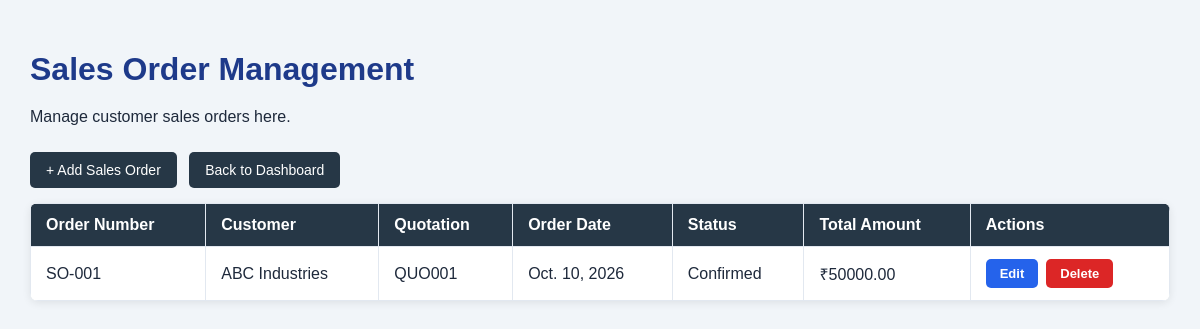
The app's page /api/sales-orders/ (signed in) with its own data.
### manufacturing/models.py (models this page shows, shortened)
class SalesOrder(models.Model):
    order_number = models.CharField(max_length=20, unique=True)
    customer = models.ForeignKey(
        Customer,
        on_delete=models.CASCADE
    )
    quotation = models.ForeignKey(
        Quotation,
        on_delete=models.SET_NULL,
        null=True,
        blank=True
    )
    order_date = models.DateField(auto_now_add=True)
    status = models.CharField(
        max_length=20,
        default='Pending'
    )
    total_amount = models.DecimalField(
        max_digits=10,
        decimal_places=2,
        default=0
    )

class Customer(models.Model):
    name = models.CharField(max_length=100)
    email = models.EmailField(blank=True)
    phone = models.CharField(max_length=20)
    address = models.TextField(blank=True)
    def __str__(self):
        return self.name

class Quotation(models.Model):
    enquiry = models.ForeignKey(
        Enquiry,
        on_delete=models.CASCADE
    )
    quotation_number = models.CharField(
        max_length=50,
        unique=True
    )
    quantity = models.IntegerField(default=1)
    price = models.DecimalField(
        max_digits=10,
        decimal_places=2
    )
    lead_time = models.CharField(max_length=100)
    version = models.IntegerField(default=1)
    status = models.CharField(
        max_length=50,
        default='Draft'
    )
    created_at = models.DateTimeField(auto_now_add=True)
    def __str__(self):
        return self.quotation_number

### manufacturing/views.py (the view)
# urls.py: path('sales-orders/', views.sales_order_page, name='sales_order_page'),
@login_required
def sales_order_page(request):
    sales_orders = SalesOrder.objects.all()
    return render(request, 'sales_order_page.html', {
        'sales_orders': sales_orders
    })

### manufacturing/templates/sales_order_page.html (shortened to what this page needs)
<!DOCTYPE html>
<html>
<head>
</head>
<body>
    <h1>Sales Order Management</h1>
    <p>Manage customer sales orders here.</p>
    <a href="{% url 'add_sales_order' %}" class="button">
        + Add Sales Order
    </a>
    <a href="{% url 'dashboard' %}" class="button">
        Back to Dashboard
    </a>
    <table>
        <thead>
            <tr>
                <th>Order Number</th>
                <th>Customer</th>
                <th>Quotation</th>
                <th>Order Date</th>
                <th>Status</th>
                <th>Total Amount</th>
                <th>Actions</th>
            </tr>
        </thead>
        <tbody>
            {% for order in sales_orders %}
            <tr>
                <td>{{ order.order_number }}</td>
                <td>{{ order.customer }}</td>
                <td>{{ order.quotation|default:"-" }}</td>
                <td>{{ order.order_date }}</td>
                <td>{{ order.status }}</td>
                <td>₹{{ order.total_amount }}</td>
                <td>
                    <div class="action-buttons">
                        <a href="{% url 'edit_sales_order' order.id %}"
                           class="action-btn edit-btn">
                            Edit
                        </a>
                        <form method="post"
                              action="{% url 'delete_sales_order' order.id %}"
                              style="display: inline; margin: 0;"
                              onsubmit="return confirm('Are you sure you want to delete this sales order?');">
                            <button type="submit" class="action-btn delete-btn">
                                Delete
                            </button>
                        </form>
                    </div>
                </td>
            </tr>
            {% empty %}
            <tr>
                <td colspan="7">No sales orders found.</td>
            </tr>
            {% endfor %}
        </tbody>
    </table>
</body>
</html>

### manufacturing/templates/sales_order_page.html (style rules this page uses)
* { box-sizing: border-box; }
body { font-family: Arial, sans-serif; background: #f1f5f9; margin: 0; padding: 30px; color: #1e293b; }
h1 { color: #1e3a8a; margin-bottom: 20px; }
table { width: 100%; border-collapse: collapse; background: white; border-radius: 8px; overflow: hidden; box-shadow: 0 2px 8px #00000015; }
th, td { padding: 12px 15px; border: 1px solid #e2e8f0; text-align: left; }
th { background: #263746; color: white; }
button, input[type="submit"] { background: #263746; color: white; padding: 10px 16px; border: none; border-radius: 5px; cursor: pointer; }
a { text-decoration: none; }
.button { display: inline-block; padding: 10px 16px; margin: 10px 8px 15px 0; background: #263746; color: white; border-radius: 5px; font-size: 14px; cursor: pointer; transition: background 0.3s; }
.action-buttons { display: flex; align-items: center; gap: 8px; white-space: nowrap; }
.action-btn { display: inline-block; padding: 7px 14px; border-radius: 5px; color: white; font-size: 13px; font-weight: bold; text-align: center; transition: background 0.3s, transform 0.2s; }
.edit-btn { background: #2563eb; }
.delete-btn { background: #dc2626; }

### records on screen
SalesOrder: order_number "SO-001", customer "ABC Industries", quotation "QUO001", order_date "Oct. 10, 2026", status "Confirmed", total_amount "50000.00"
